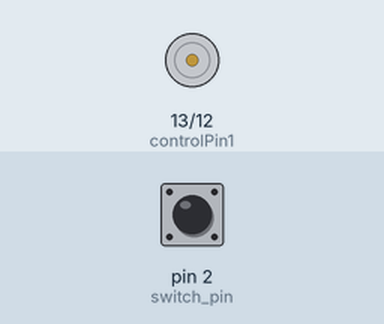
This sketch was run on a simulated Arduino Uno, built with avr-gcc and run on an emulated ATmega328P. Shown: motor-driver pin pairs drawn as motors (green arrow = first pin HIGH = forward, orange = second pin HIGH = backward, longer = more drive, scaled by the enable pin). The inputs (shaded band) are chosen by the test bench; at power-on: pin 2 (switch_pin) LOW.

Above: at 1.2 s.
1.3 s: pin 2 (switch_pin) pulled HIGH for 0.15 s
At 2.4 s:
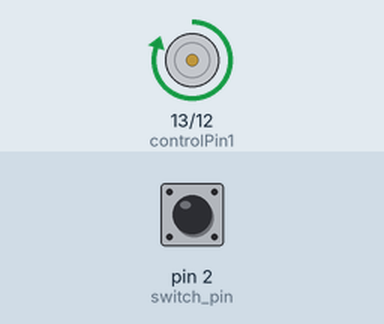
2.9 s: pin 2 (switch_pin) pulled HIGH for 1 s
At 5.1 s:
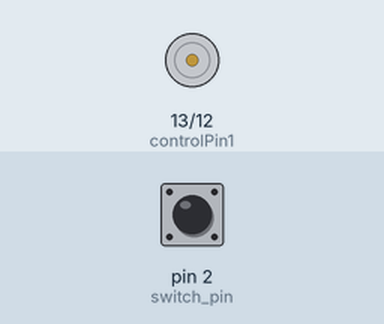
5.4 s: pin 2 (switch_pin) pulled HIGH for 3.2 s
At 9.7 s:
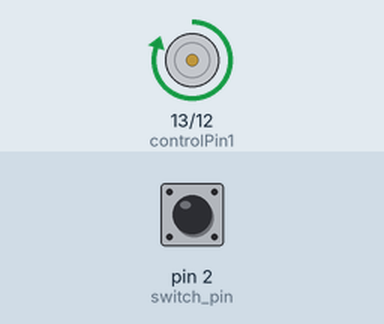
Timing chart, 0 to 11.2 s (numbered marks = the images above; inputs shaded):
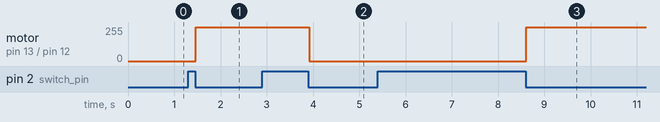

The sketch:

Misson05.ino
```cpp
// モーター制御に必要なPIN
const int controlPin1 = 13;
const int controlPin2 = 12;
const int enablePin = 11;
// モーターのスピード設定
int motor_speed;
// タクトスイッチの設定
const int switch_pin = 2;  // タクトスイッチのピン
int switch_state = 0;  // タクトスイッチの状態(State) 0:オフ，1:オン
int old_switch_state = 0;  // 一回前のタクトスイッチの状態
// モーターを動かすのか
bool is_running = false;

void setup() {
  // モーター制御PINの設定
  pinMode(controlPin1, OUTPUT);
  pinMode(controlPin2, OUTPUT);
  pinMode(enablePin, OUTPUT);
  // タクトスイッチPINの設定
  pinMode(switch_state, INPUT_PULLUP);
}

void loop() {
  // タクトスイッチの情報を取得
  // 押している時:LOW・離している時:HIGH
  switch_state = digitalRead(switch_pin);

  // ボタン離した時「動作を切り替える」
  if (old_switch_state == HIGH && switch_state == LOW) {
    // 動作を切り替える
    is_running = !is_running;
    // チャタリング対策
    delay(10);
  } else if (switch_state == HIGH) {
    // チャタリング対策
    delay(10);
  }

  // 前回のスイッチの状態を更新
  old_switch_state = switch_state;

  if (is_running) {  // もし動かすなら
    // スピード100%で前進する
    setMotorSpeed(100);
    setForward(true);
  } else {  // もし動かさないなら
    // スピードを0%にする→モーターに電流を流さない
    setMotorSpeed(0);
  }
}

// モーターの進む方向を指定
void setForward(bool is_forward) {
  if (is_forward) {
    digitalWrite(controlPin1, HIGH);
    digitalWrite(controlPin2, LOW);
  } else {
    digitalWrite(controlPin1, LOW);
    digitalWrite(controlPin2, HIGH);
  }
}

// モーターのスピードを割合で指定
void setMotorSpeed(int speed_rate) {
  motor_speed = map(speed_rate, 0, 100, 0, 254);
  analogWrite(enablePin, motor_speed);
}
```

Measured:
- after the input at 1.3 s, motor on pin 13 (controlPin1) / pin 12 (controlPin2): stopped → forward 254/255 after 0.16 s
- after the input at 2.9 s, motor on pin 13 (controlPin1) / pin 12 (controlPin2): forward 254/255 → stopped after 1.0 s
- after the input at 5.4 s, motor on pin 13 (controlPin1) / pin 12 (controlPin2): stopped → forward 254/255 after 3.2 s
